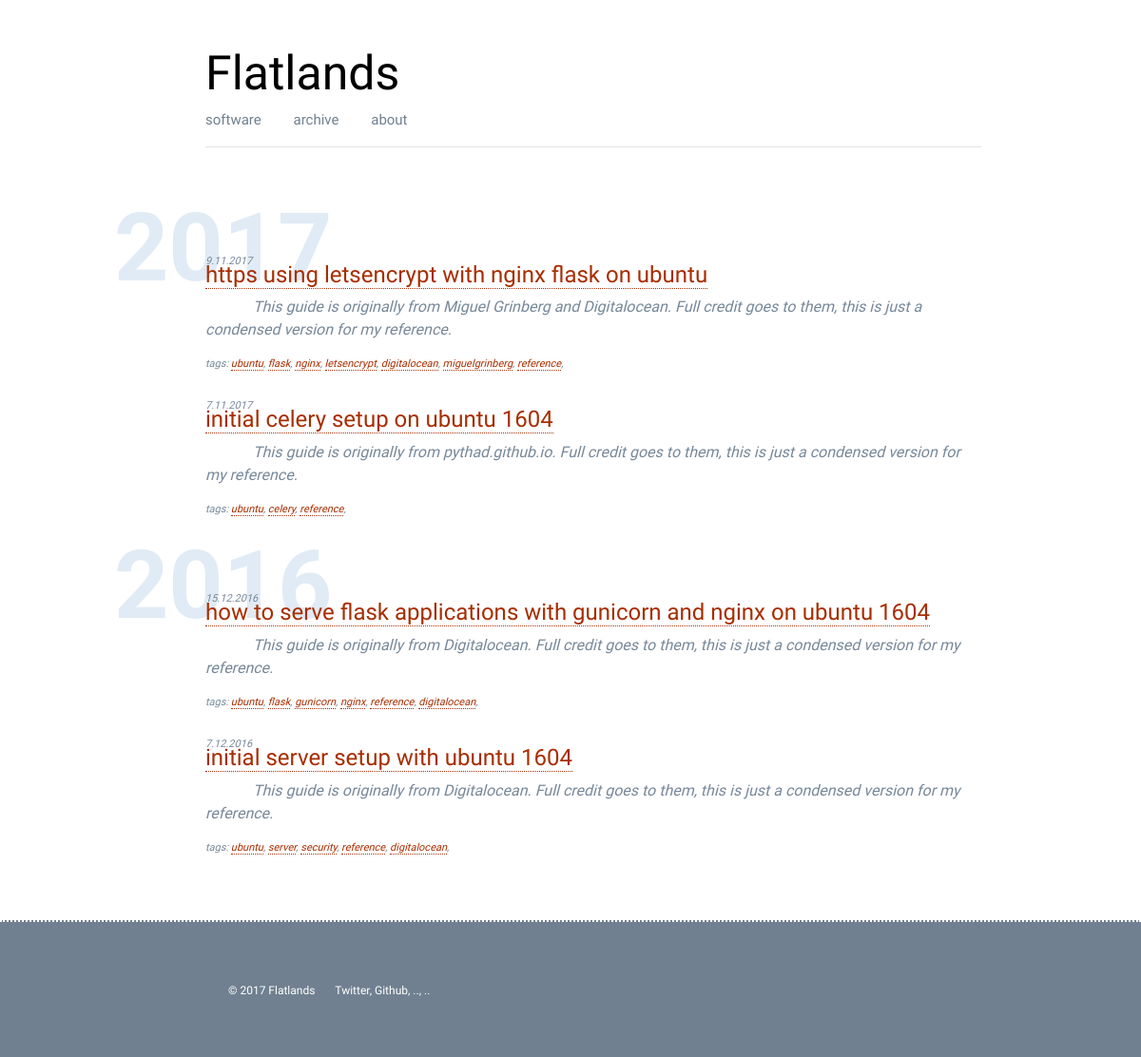
Page /blog on the committed database.
### app.py (models this page shows, shortened)
class Post(db.Model):
    id = db.Column(db.Integer, primary_key=True)
    title = db.Column(db.String())
    author = db.Column(db.String())
    tags = db.Column(db.String())
    strap = db.Column(db.String())
    content = db.Column(db.String())
    pub_date = db.Column(db.String())
    published = db.Column(db.String())

### app.py (the view)
@app.route('/blog')
def blog():
    posts = modules.database.to_json(Post.query.all())
    years = modules.database.get_post_years(posts)
    return render_template('blog.html', posts=posts, years=years)

### modules/database.py (called while the page is built)
def to_json(results):
    result = {}
    item = {}
    count = 1
    for row in results:
        for k, v in row.__dict__.items():
            if not k.startswith('_') and k != 'id':
                item[k] = v
        result[count] = item
        count += 1
        item = {}
    return result

def get_post_years(posts=None):
    years = []
    for code, data in posts.items():
        day, month, year = data['pub_date'].split('.')
        years.append(year)
    return sorted(list(set(years)), reverse=True)

### templates/blog.html
{% extends "base.html" %}
{% block content %}
{% for year in years %}
<div class="section-head"><h4>{{ year }}</h4></div>
    {% for code, data in posts.items()|reverse %}
        {% if data.pub_date.endswith(year) and data.published != 'False' %}
            <div class="blog-post">
                <small>{{data.pub_date}}</small>
                <h4><a href="/blog/{{ data.title|replace(" ", "-") }}">{{data.title}}</a></h4>
                <div class="blog-post-strap">{{data.strap}}</div>
                <div>
                    <small>
                        tags:
                        {% for tag in data.tags.split(' ') %}
                        <a href="/tag/{{tag}}">{{tag}}</a>,
                        {% endfor %}
                    </small>
                </div>
            </div>
        {% endif %}
    {% endfor %}
{% endfor %}
{% endblock %}

### templates/base.html (shortened to what this page needs)
<!doctype html>
<html lang="en">
  <head>
    <link rel="stylesheet" href="https://maxcdn.bootstrapcdn.com/bootstrap/4.0.0-beta.2/css/bootstrap.min.css">
    <link rel="stylesheet" type="text/css" href="{{ url_for('static', filename='css/main.css') }}">
  </head>
  <body>
    <div class="main-content">
      {% include 'header.html' %}
      {% block content %}
      {% endblock %}
    </div>
    {% include 'footer.html' %}
  </body>
</html>

### templates/header.html
<div class="header">
<div class="title"><a href="/blog">Flatlands</a></div>
<div class="header-nav">
  <a href="/software">software</a>
  <a href="/blog">archive</a>
  <a href="/about">about</a>
</div>
<hr>
</div>

### templates/footer.html
<p style="height:40px;"></p>
<div class="footer">
    <div class="footer-detail">
        <small>© 2017 Flatlands &ensp; &ensp;
            <a href="">Twitter</a>,
            <a href="">Github</a>,
            <a href="">..</a>,
            <a href="">..</a>
        </small>
    </div>
</div>

### static/css/main.css (style rules this page uses)
body { margin: 0; font-family: 'Maven Pro', sans-serif; }
.header { padding-bottom: 30px; padding-top: 40px; padding-left: 10%; padding-right: 5%; }
.header a { color: black; text-decoration: none; }
.title { font-size: 50px; }
.header-nav { color: slategray; word-spacing: 30px; font-size: 15px; }
.header-nav a { color: slategray; text-decoration: none; }
.main-content { padding-left: 10%; padding-right: 10%; }
.section-head { color: rgba(0, 92, 173, 0.12); height: 50px; }
.section-head h4 { font-weight: bold; font-size: 100px; }
.blog-post { padding-left: 10%; padding-right: 5%; padding-bottom: 20px; }
.blog-post small { position: relative; top: 10px; color: lightslategray; font-size: 11px; font-style: italic; }
.blog-post-strap { text-indent: 50px; color: lightslategray; font-style: italic; }
.blog-post h4 { color: darkslategray; }
.blog-post a { color: rgb(168, 45, 0); text-decoration: none; border-width: 1px; border-bottom-style: dotted; }
.footer { background-color: slategray; color: white; font-size: 15px; border-width: 2px; border-top-style: dotted; }
.footer-detail { padding-top: 60px; padding-bottom: 60px; padding-left: 20%; padding-right: 20%; }
.footer-detail a { color: white; text-decoration: none; }

### rows in the picture
Post: pub_date "9.11.2017", title "https using letsencrypt with nginx flask on ubuntu", strap "This guide is originally from Miguel Grinberg and Digitalocean. Full credit goes to them, this is just a condensed version for my reference."
Post: pub_date "7.11.2017", title "initial celery setup on ubuntu 1604", strap "This guide is originally from pythad.github.io. Full credit goes to them, this is just a condensed version for my reference."
Post: pub_date "15.12.2016", title "how to serve flask applications with gunicorn and nginx on ubuntu 1604", strap "This guide is originally from Digitalocean. Full credit goes to them, this is just a condensed version for my reference."
Post: pub_date "7.12.2016", title "initial server setup with ubuntu 1604", strap "This guide is originally from Digitalocean. Full credit goes to them, this is just a condensed version for my reference."

### other values in the picture
{{ year }} "2017" "2016"
{{ tag }} "ubuntu" "flask" "nginx" "letsencrypt" "digitalocean" "miguelgrinberg" "reference" "ubuntu" "celery" "reference" "ubuntu" "flask" "gunicorn" "nginx" "reference" "digitalocean" "ubuntu" "server" "security" "reference" "digitalocean"
